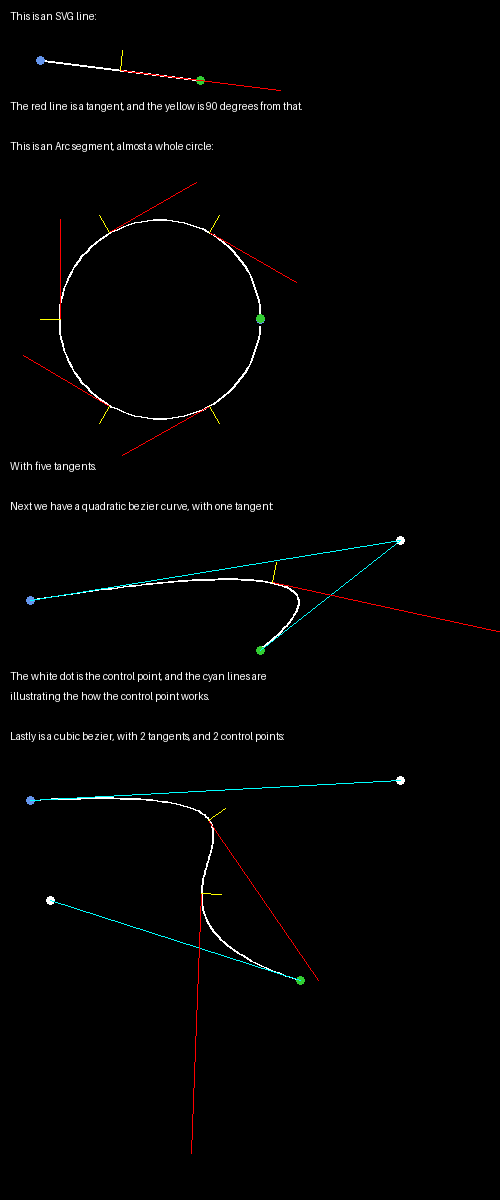

Recreate this plot in Python.
import unittest
import os
from typing import Tuple
from PIL import Image, ImageDraw, ImageColor, ImageChops
from math import sqrt

from svg.path import CubicBezier, QuadraticBezier, Line, Arc, PathSegment


RED = ImageColor.getrgb("red")
GREEN = ImageColor.getrgb("limegreen")
BLUE = ImageColor.getrgb("cornflowerblue")
YELLOW = ImageColor.getrgb("yellow")
CYAN = ImageColor.getrgb("cyan")
WHITE = ImageColor.getrgb("white")
BLACK = ImageColor.getrgb("black")

DOT = 4 + 4j  # x+y radius of dot


def c2t(c: complex) -> Tuple[float, float]:
    """Make a complex number into a tuple"""
    return c.real, c.imag


def magnitude(c: complex) -> float:
    return sqrt(c.real**2 + c.imag**2)


class ImageTest(unittest.TestCase):
    """Creates a PNG image and compares with a correct PNG"""

    def setUp(self) -> None:
        self.image = Image.new(mode="RGB", size=(500, 1200))
        self.draw = ImageDraw.Draw(self.image)

    def draw_path(self, path: PathSegment) -> None:
        lines = [c2t(path.point(x * 0.01)) for x in range(1, 101)]
        self.draw.line(lines, fill=WHITE, width=2)

        p = path.point(0)
        self.draw.ellipse([c2t(p - DOT), c2t(p + DOT)], fill=BLUE)
        p = path.point(1)
        self.draw.ellipse([c2t(p - DOT), c2t(p + DOT)], fill=GREEN)

    def draw_tangents(self, path: PathSegment, count: int) -> None:
        count += 1
        for i in range(1, count):
            p = path.point(i / count)
            t = path.tangent(i / count)
            self.draw.line([c2t(p), c2t(p + t)], fill=RED, width=1)

            # And a nice 90 angle
            tt = complex(t.imag, -t.real)
            # scale it to always be 20px
            tt *= 20 / magnitude(tt)

            self.draw.line([c2t(p), c2t(tt + p)], fill=YELLOW, width=1)

    def test_image(self) -> None:
        self.draw.text((10, 10), "This is an SVG line:")
        self.draw.text(
            (10, 100),
            "The red line is a tangent, and the yellow is 90 degrees from that.",
        )

        line1 = Line(40 + 60j, 200 + 80j)
        self.draw_path(line1)
        self.draw_tangents(line1, 1)

        self.draw.text((10, 140), "This is an Arc segment, almost a whole circle:")
        arc1 = Arc(260 + 320j, 100 + 100j, 0, 1, 1, 260 + 319j)
        self.draw_path(arc1)
        self.draw_tangents(arc1, 5)
        self.draw.text((10, 460), "With five tangents.")

        self.draw.text(
            (10, 500),
            "Next we have a quadratic bezier curve, with one tangent:",
        )
        start = 30 + 600j
        control = 400 + 540j
        end = 260 + 650j
        qbez1 = QuadraticBezier(start, control, end)
        self.draw_path(qbez1)
        self.draw.ellipse([c2t(control - DOT), c2t(control + DOT)], fill=WHITE)
        self.draw.line([c2t(start), c2t(control), c2t(end)], fill=CYAN)
        self.draw_tangents(qbez1, 1)
        self.draw.text(
            (10, 670),
            "The white dot is the control point, and the cyan lines are ",
        )
        self.draw.text((10, 690), "illustrating the how the control point works.")

        self.draw.text(
            (10, 730),
            "Lastly is a cubic bezier, with 2 tangents, and 2 control points:",
        )

        start = 30 + 800j
        control1 = 400 + 780j
        control2 = 50 + 900j
        end = 300 + 980j
        cbez1 = CubicBezier(start, control1, control2, end)
        self.draw_path(cbez1)
        self.draw.ellipse([c2t(control1 - DOT), c2t(control1 + DOT)], fill=WHITE)
        self.draw.ellipse([c2t(control2 - DOT), c2t(control2 + DOT)], fill=WHITE)
        self.draw.line(
            [
                c2t(start),
                c2t(control1),
            ],
            fill=CYAN,
        )
        self.draw.line([c2t(control2), c2t(end)], fill=CYAN)
        self.draw_tangents(cbez1, 2)

        # self.image.show()  # Useful when debugging

        filename = os.path.join(os.path.split(__file__)[0], "test_image.png")

        # If you have made intentional changes to the test_image.png, save it
        # by uncommenting these lines. Don't forget to comment them out again,
        # or the test will always pass
        # with open(filename, "wb") as fp:
        #     self.image.save(fp, format="PNG")

        with open(filename, "rb") as fp:
            test_image = Image.open(fp, mode="r")
            diff = ImageChops.difference(test_image, self.image)
            self.assertFalse(
                diff.getbbox(), "The resulting image is different from test_image.png"
            )
